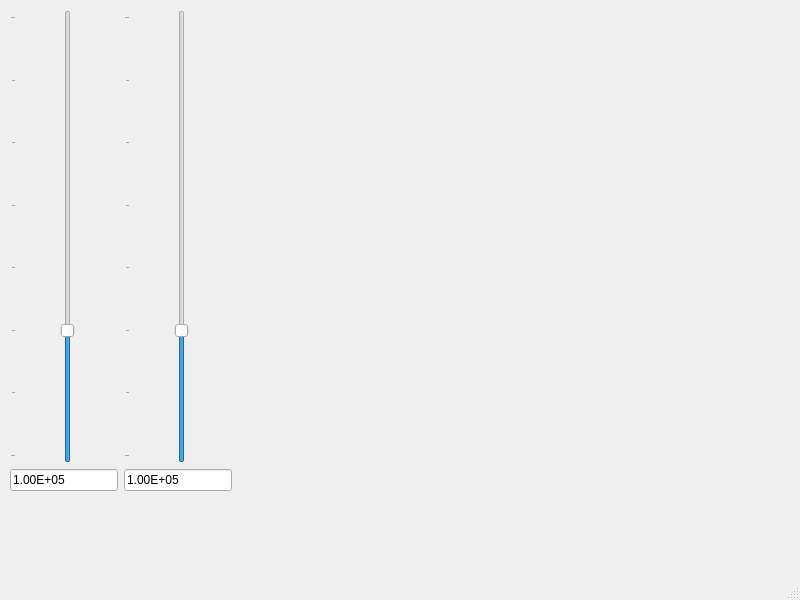
<?xml version="1.0" encoding="UTF-8"?>
<ui version="4.0">
 <class>ZarcFitMainWindow</class>
 <widget class="QMainWindow" name="ZarcFitMainWindow">
  <property name="geometry">
   <rect>
    <x>0</x>
    <y>0</y>
    <width>800</width>
    <height>600</height>
   </rect>
  </property>
  <property name="windowTitle">
   <string>ZarcFit</string>
  </property>
  <widget class="QWidget" name="centralwidget">
   <widget class="QWidget" name="">
    <property name="geometry">
     <rect>
      <x>10</x>
      <y>10</y>
      <width>701</width>
      <height>481</height>
     </rect>
    </property>
    <layout class="QHBoxLayout" name="horizontalLayout">
     <item>
      <layout class="QVBoxLayout" name="verticalLayout">
       <property name="sizeConstraint">
        <enum>QLayout::SetMinimumSize</enum>
       </property>
       <item>
        <widget class="QSlider" name="Slider">
         <property name="sizePolicy">
          <sizepolicy hsizetype="Minimum" vsizetype="Expanding">
           <horstretch>0</horstretch>
           <verstretch>0</verstretch>
          </sizepolicy>
         </property>
         <property name="minimum">
          <number>300</number>
         </property>
         <property name="maximum">
          <number>1000</number>
         </property>
         <property name="value">
          <number>500</number>
         </property>
         <property name="orientation">
          <enum>Qt::Vertical</enum>
         </property>
         <property name="tickPosition">
          <enum>QSlider::TicksAbove</enum>
         </property>
         <property name="tickInterval">
          <number>100</number>
         </property>
        </widget>
       </item>
       <item>
        <widget class="QLineEdit" name="SliderNumber">
         <property name="enabled">
          <bool>true</bool>
         </property>
         <property name="sizePolicy">
          <sizepolicy hsizetype="Minimum" vsizetype="Fixed">
           <horstretch>0</horstretch>
           <verstretch>0</verstretch>
          </sizepolicy>
         </property>
         <property name="minimumSize">
          <size>
           <width>50</width>
           <height>0</height>
          </size>
         </property>
         <property name="text">
          <string>1.00E+05</string>
         </property>
        </widget>
       </item>
      </layout>
     </item>
     <item>
      <layout class="QVBoxLayout" name="verticalLayout_2">
       <item>
        <widget class="QSlider" name="Slider_2">
         <property name="sizePolicy">
          <sizepolicy hsizetype="Expanding" vsizetype="Expanding">
           <horstretch>0</horstretch>
           <verstretch>0</verstretch>
          </sizepolicy>
         </property>
         <property name="minimum">
          <number>300</number>
         </property>
         <property name="maximum">
          <number>1000</number>
         </property>
         <property name="value">
          <number>500</number>
         </property>
         <property name="orientation">
          <enum>Qt::Vertical</enum>
         </property>
         <property name="tickPosition">
          <enum>QSlider::TicksAbove</enum>
         </property>
         <property name="tickInterval">
          <number>100</number>
         </property>
        </widget>
       </item>
       <item>
        <widget class="QLineEdit" name="SliderNumber_2">
         <property name="sizePolicy">
          <sizepolicy hsizetype="Fixed" vsizetype="Fixed">
           <horstretch>0</horstretch>
           <verstretch>0</verstretch>
          </sizepolicy>
         </property>
         <property name="text">
          <string>1.00E+05</string>
         </property>
        </widget>
       </item>
      </layout>
     </item>
     <item>
      <widget class="QWidget" name="mplwindow" native="true">
       <property name="sizePolicy">
        <sizepolicy hsizetype="Preferred" vsizetype="Preferred">
         <horstretch>2</horstretch>
         <verstretch>0</verstretch>
        </sizepolicy>
       </property>
       <layout class="QVBoxLayout" name="mplvl"/>
      </widget>
     </item>
    </layout>
   </widget>
  </widget>
  <widget class="QMenuBar" name="menubar">
   <property name="geometry">
    <rect>
     <x>0</x>
     <y>0</y>
     <width>800</width>
     <height>21</height>
    </rect>
   </property>
  </widget>
  <widget class="QStatusBar" name="statusbar"/>
 </widget>
 <resources/>
 <connections>
  <connection>
   <sender>Slider</sender>
   <signal>valueChanged(int)</signal>
   <receiver>SliderNumber</receiver>
   <slot>paste()</slot>
   <hints>
    <hint type="sourcelabel">
     <x>88</x>
     <y>351</y>
    </hint>
    <hint type="destinationlabel">
     <x>93</x>
     <y>439</y>
    </hint>
   </hints>
  </connection>
  <connection>
   <sender>SliderNumber</sender>
   <signal>textChanged(QString)</signal>
   <receiver>Slider</receiver>
   <slot>update()</slot>
   <hints>
    <hint type="sourcelabel">
     <x>33</x>
     <y>440</y>
    </hint>
    <hint type="destinationlabel">
     <x>98</x>
     <y>241</y>
    </hint>
   </hints>
  </connection>
 </connections>
</ui>
